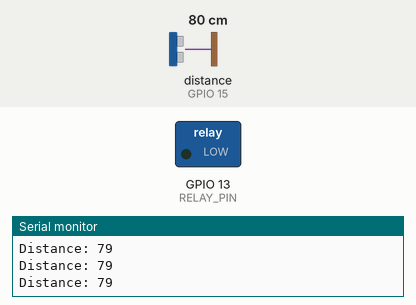
Recording of a program running on a simulated ESP32. Parts: switched loads named in the program (green lamp = pin HIGH), the last lines printed to the serial monitor. Wiring (inferred from the names in the program): ultrasonic range finder: trigger GPIO 14; echo GPIO 15. The inputs (shaded band) are chosen by the test bench; at power-on: distance to the obstacle (sensor on GPIO 15) 80 cm. The echo pulse lasts 58.3 µs per cm; pins used as bus, display or sensor lines are not drawn.

Above: at 2.2 s.
2.3 s: distance to the obstacle (sensor on GPIO 15) set to 17 cm
3.8 s: distance to the obstacle (sensor on GPIO 15) set to 13 cm
At 5.1 s:
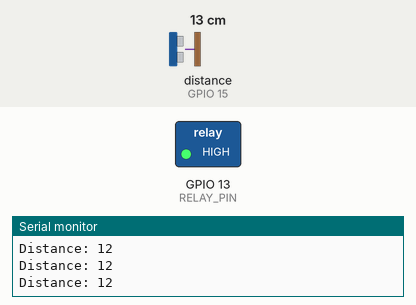
5.5 s: distance to the obstacle (sensor on GPIO 15) set to 18 cm
At 6.5 s:
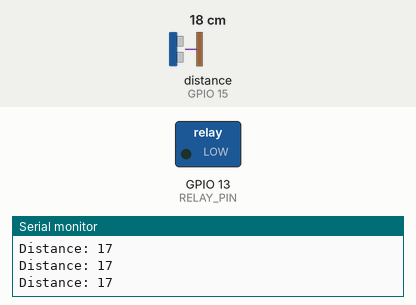
7.0 s: distance to the obstacle (sensor on GPIO 15) set to 2 cm
At 7.9 s:
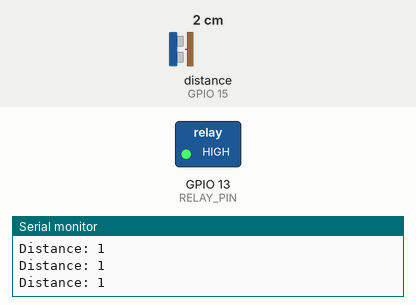
Timing chart, 0 to 9.5 s (numbered marks = the images above; inputs shaded):
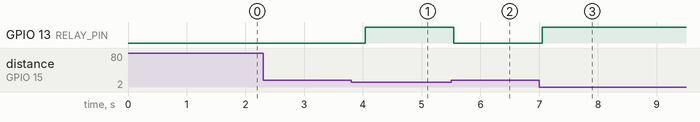

Measured:
- the behaviour switches between 16 and 15 cm on distance to the obstacle (sensor on GPIO 15) (found by bisection; images 0 and 1)
- after the input at 3.8 s, GPIO 13 (RELAY_PIN): LOW → HIGH after 0.24 s
- after the input at 5.5 s, GPIO 13 (RELAY_PIN): HIGH → LOW at once
- after the input at 7.0 s, GPIO 13 (RELAY_PIN): LOW → HIGH after 0.05 s

The program:

main.cpp
```cpp
#include <Arduino.h>

#define TRIG 14
#define ECHO 15
#define RELAY_PIN 13   // change if needed

long readDistance() {
  digitalWrite(TRIG, LOW);
  delayMicroseconds(2);

  digitalWrite(TRIG, HIGH);
  delayMicroseconds(10);
  digitalWrite(TRIG, LOW);

  long duration = pulseIn(ECHO, HIGH, 30000);

  if (duration == 0) return -1;

  return duration * 0.034 / 2;
}

void setup() {
  pinMode(TRIG, OUTPUT);
  pinMode(ECHO, INPUT);
  pinMode(RELAY_PIN, OUTPUT);

  digitalWrite(TRIG, LOW);
  digitalWrite(RELAY_PIN, LOW); // change to HIGH if active LOW relay

  Serial.begin(115200);
  delay(1000);
}

void loop() {
  long d = readDistance();

  Serial.print("Distance: ");
  Serial.println(d);

  if (d > 0 && d < 15) {
    digitalWrite(RELAY_PIN, HIGH);   // change if active LOW
  } else {
    digitalWrite(RELAY_PIN, LOW);    // change if active LOW
  }

  delay(300);
}
```
